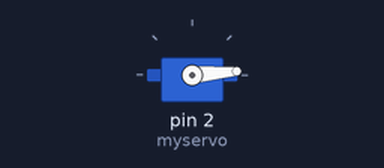
This sketch was run on a simulated Arduino Uno, built with avr-gcc and run on an emulated ATmega328P. On the bench: servo. Random numbers use the default seed unless the sketch sets one.

Above: at 0.05 s.
At 6.45 s:
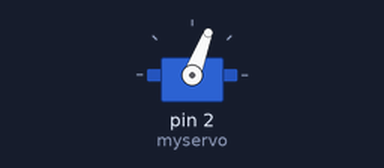
At 12.85 s:
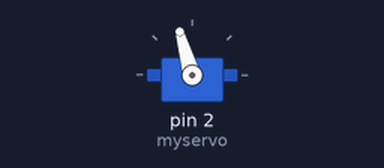
At 25.75 s:
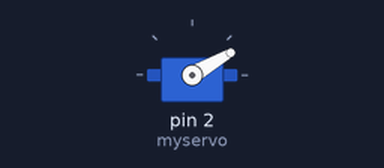
Timing chart, 0 to 35.4 s (numbered marks = the images above):
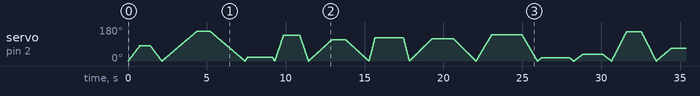

The sketch:

code.ino
```cpp
#include <Servo.h>

Servo myservo;

int pos = 0;

long randomAngle;
long randomSpeed;

void setup() {
  myservo.attach(2);
  randomSeed( analogRead(A0) );
}

void loop() {
  randomAngle = random(0, 181);
  randomSpeed = random(2, 20);
  for (pos = 0; pos <= randomAngle; pos += 1) {
    myservo.write(pos);
    delay(randomSpeed);
  }
  delay(random(500, 2000));
  for (pos = randomAngle; pos >= 0; pos -= 1) {
    myservo.write(pos);
    delay(randomSpeed);
  }
}
```
